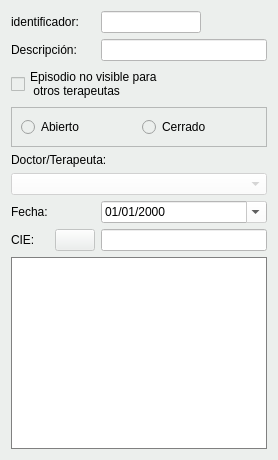
                   <widget class="QWidget" name="tab_8">
                    <property name="styleSheet">
                     <string notr="true">background-color: #ecefed;</string>
                    </property>
                    <attribute name="title">
                     <string>Episodio</string>
                    </attribute>
                    <layout class="QGridLayout" name="gridLayout_37">
                     <item row="6" column="0">
                      <widget class="QLabel" name="label_5">
                       <property name="text">
                        <string>Fecha:</string>
                       </property>
                      </widget>
                     </item>
                     <item row="2" column="0" colspan="5">
                      <widget class="QCheckBox" name="chkEpisodioprivado">
                       <property name="enabled">
                        <bool>false</bool>
                       </property>
                       <property name="styleSheet">
                        <string notr="true">color: rgb(0, 0, 0);</string>
                       </property>
                       <property name="text">
                        <string>Episodio no visible para 
 otros terapeutas</string>
                       </property>
                      </widget>
                     </item>
                     <item row="7" column="1">
                      <widget class="QPushButton" name="btnBuscarCIEEpisodio">
                       <property name="enabled">
                        <bool>false</bool>
                       </property>
                       <property name="text">
                        <string/>
                       </property>
                       <property name="icon">
                        <iconset resource="../maya.qrc">
                         <normaloff>:/Icons/PNG/search.png</normaloff>:/Icons/PNG/search.png</iconset>
                       </property>
                      </widget>
                     </item>
                     <item row="6" column="2" colspan="4">
                      <widget class="QDateEdit" name="txtFechaEpisodio">
                       <property name="enabled">
                        <bool>false</bool>
                       </property>
                       <property name="styleSheet">
                        <string notr="true">color: rgb(0, 0, 0);
background-color: rgb(255, 255, 255);</string>
                       </property>
                       <property name="displayFormat">
                        <string>dd/MM/yyyy</string>
                       </property>
                       <property name="calendarPopup">
                        <bool>true</bool>
                       </property>
                      </widget>
                     </item>
                     <item row="3" column="0" colspan="6">
                      <widget class="QFrame" name="frame_25">
                       <property name="minimumSize">
                        <size>
                         <width>198</width>
                         <height>0</height>
                        </size>
                       </property>
                       <property name="frameShape">
                        <enum>QFrame::StyledPanel</enum>
                       </property>
                       <property name="frameShadow">
                        <enum>QFrame::Raised</enum>
                       </property>
                       <layout class="QHBoxLayout" name="horizontalLayout_4">
                        <item>
                         <widget class="QRadioButton" name="radEpisodioAbierto">
                          <property name="text">
                           <string>Abierto</string>
                          </property>
                         </widget>
                        </item>
                        <item>
                         <widget class="QRadioButton" name="radEpisodioCerrado">
                          <property name="text">
                           <string>Cerrado</string>
                          </property>
                         </widget>
                        </item>
                       </layout>
                      </widget>
                     </item>
                     <item row="4" column="0" colspan="4">
                      <widget class="QLabel" name="label_86">
                       <property name="text">
                        <string>Doctor/Terapeuta:</string>
                       </property>
                      </widget>
                     </item>
                     <item row="1" column="2" colspan="4">
                      <widget class="QLineEdit" name="txtDescripcionEpisodio">
                       <property name="enabled">
                        <bool>false</bool>
                       </property>
                       <property name="styleSheet">
                        <string notr="true">background-color: rgb(255, 255, 255);
color: rgb(0, 0, 0);</string>
                       </property>
                      </widget>
                     </item>
                     <item row="7" column="0">
                      <widget class="QLabel" name="label_7">
                       <property name="text">
                        <string>CIE:</string>
                       </property>
                      </widget>
                     </item>
                     <item row="1" column="0" colspan="2">
                      <widget class="QLabel" name="label_18">
                       <property name="text">
                        <string>Descripción:</string>
                       </property>
                      </widget>
                     </item>
                     <item row="5" column="0" colspan="6">
                      <widget class="QComboBox" name="cboDoctorEpisodio">
                       <property name="enabled">
                        <bool>false</bool>
                       </property>
                       <property name="styleSheet">
                        <string notr="true">background-color: rgb(255, 255, 255);</string>
                       </property>
                      </widget>
                     </item>
                     <item row="0" column="2" colspan="3">
                      <widget class="QLineEdit" name="txtidentificadorEpisodio">
                       <property name="enabled">
                        <bool>false</bool>
                       </property>
                       <property name="maximumSize">
                        <size>
                         <width>100</width>
                         <height>16777215</height>
                        </size>
                       </property>
                       <property name="styleSheet">
                        <string notr="true">background-color: rgb(255, 255, 255);
color: rgb(0, 0, 128);</string>
                       </property>
                      </widget>
                     </item>
                     <item row="0" column="0" colspan="2">
                      <widget class="QLabel" name="label_90">
                       <property name="text">
                        <string>identificador:</string>
                       </property>
                      </widget>
                     </item>
                     <item row="8" column="0" colspan="6">
                      <widget class="QTextEdit" name="txtHistorialEpisodio">
                       <property name="enabled">
                        <bool>false</bool>
                       </property>
                       <property name="styleSheet">
                        <string notr="true">background-color: rgb(255, 255, 255);
    border:1px solid grey;</string>
                       </property>
                      </widget>
                     </item>
                     <item row="7" column="2" colspan="4">
                      <widget class="QLineEdit" name="txtCIEEpisiodio">
                       <property name="enabled">
                        <bool>false</bool>
                       </property>
                       <property name="styleSheet">
                        <string notr="true">background-color: rgb(255, 255, 255);
color: rgb(0, 0, 0);</string>
                       </property>
                      </widget>
                     </item>
                    </layout>
                   </widget>
